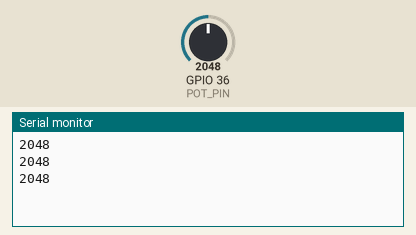
Recording of a sketch running on a simulated ESP32. Parts: the last lines printed to the serial monitor. Inputs (shaded band) come from the test bench; at power-on: GPIO 36 (POT_PIN) = 2048.

Above: at 1.3 s.
1.4 s: GPIO 36 (POT_PIN) set to 2866
At 1.9 s:
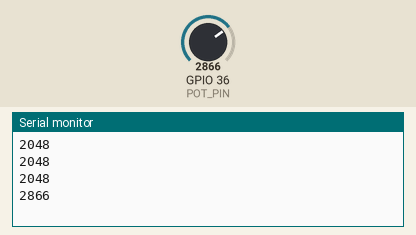
2.9 s: GPIO 36 (POT_PIN) set to 3603
At 3.4 s:
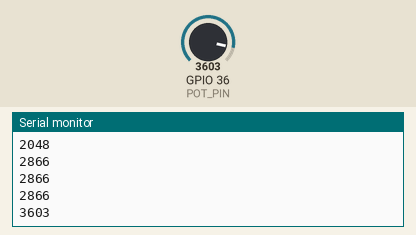
Timing chart, 0 to 5.9 s (numbered marks = the images above; inputs shaded):
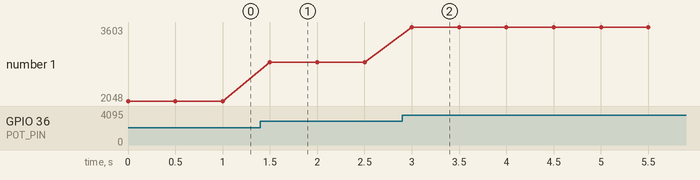

The sketch:

3_PotentioMeter.ino
```cpp
#define POT_PIN 36

void setup()
{
    Serial.begin(115200);
}

void loop()
{
    int value = analogRead(POT_PIN);

    Serial.println(value);

    delay(500);
}
```

Measured:
- after the input at 1.4 s, the serial monitor: prints a new line after 0.10 s (image 1)
- after the input at 2.9 s, the serial monitor: prints a new line after 0.10 s (image 2)
- plotted number 1: 2048 → 2866 after the input at 1.4 s, 2866 → 3603 after the input at 2.9 s
